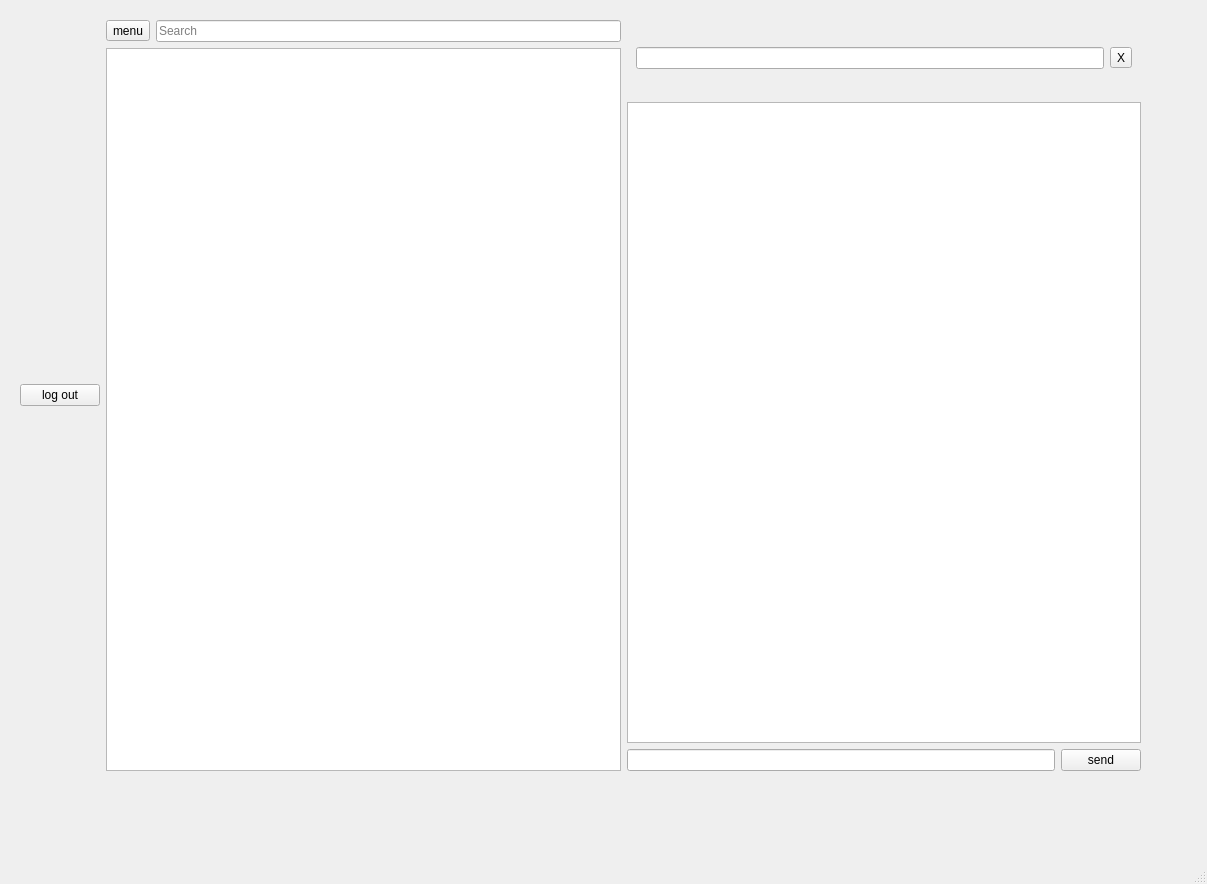
<?xml version="1.0" encoding="UTF-8"?>
<ui version="4.0">
 <class>MainWindow</class>
 <widget class="QMainWindow" name="MainWindow">
  <property name="geometry">
   <rect>
    <x>0</x>
    <y>0</y>
    <width>1207</width>
    <height>884</height>
   </rect>
  </property>
  <property name="windowTitle">
   <string>MainWindow</string>
  </property>
  <widget class="QWidget" name="centralwidget">
   <layout class="QVBoxLayout" name="verticalLayout_8">
    <item>
     <widget class="QStackedWidget" name="stackedWidget">
      <property name="sizePolicy">
       <sizepolicy hsizetype="Expanding" vsizetype="Expanding">
        <horstretch>0</horstretch>
        <verstretch>0</verstretch>
       </sizepolicy>
      </property>
      <property name="currentIndex">
       <number>2</number>
      </property>
      <widget class="QWidget" name="page_0">
       <widget class="QWidget" name="layoutWidget0">
        <property name="geometry">
         <rect>
          <x>11</x>
          <y>75</y>
          <width>481</width>
          <height>281</height>
         </rect>
        </property>
        <layout class="QVBoxLayout" name="verticalLayout_14">
         <item>
          <layout class="QHBoxLayout" name="horizontalLayout_12">
           <item>
            <layout class="QVBoxLayout" name="verticalLayout_11">
             <item>
              <widget class="QLabel" name="Login_username_text">
               <property name="text">
                <string>Username:</string>
               </property>
              </widget>
             </item>
             <item>
              <widget class="QLabel" name="Login_password_text">
               <property name="text">
                <string>Password:</string>
               </property>
              </widget>
             </item>
            </layout>
           </item>
           <item>
            <layout class="QVBoxLayout" name="verticalLayout_12">
             <item>
              <widget class="QLineEdit" name="loginUsernameEdit"/>
             </item>
             <item>
              <widget class="QLineEdit" name="loginPasswordEdit"/>
             </item>
            </layout>
           </item>
          </layout>
         </item>
         <item>
          <layout class="QHBoxLayout" name="horizontalLayout_13">
           <item>
            <widget class="QPushButton" name="loginButton">
             <property name="text">
              <string>Log in</string>
             </property>
            </widget>
           </item>
           <item>
            <widget class="QPushButton" name="goToRegisterButton">
             <property name="text">
              <string>Go to reg</string>
             </property>
            </widget>
           </item>
          </layout>
         </item>
        </layout>
       </widget>
      </widget>
      <widget class="QWidget" name="page_1">
       <widget class="QWidget" name="layoutWidget">
        <property name="geometry">
         <rect>
          <x>10</x>
          <y>11</y>
          <width>481</width>
          <height>361</height>
         </rect>
        </property>
        <layout class="QVBoxLayout" name="verticalLayout_13">
         <item>
          <layout class="QHBoxLayout" name="horizontalLayout">
           <item>
            <layout class="QVBoxLayout" name="verticalLayout">
             <item>
              <widget class="QLabel" name="label">
               <property name="text">
                <string>Displayname</string>
               </property>
              </widget>
             </item>
             <item>
              <widget class="QLabel" name="Register_username_text">
               <property name="text">
                <string>Username:</string>
               </property>
              </widget>
             </item>
             <item>
              <widget class="QLabel" name="Register_password_text">
               <property name="text">
                <string>Password</string>
               </property>
              </widget>
             </item>
            </layout>
           </item>
           <item>
            <layout class="QVBoxLayout" name="verticalLayout_2">
             <item>
              <widget class="QLineEdit" name="registerDisplayNameEdit"/>
             </item>
             <item>
              <widget class="QLineEdit" name="registerUsernameEdit"/>
             </item>
             <item>
              <widget class="QLineEdit" name="registerPasswordEdit"/>
             </item>
            </layout>
           </item>
          </layout>
         </item>
         <item>
          <layout class="QHBoxLayout" name="horizontalLayout_14">
           <item>
            <widget class="QPushButton" name="goToLoginButton">
             <property name="text">
              <string>Go to log in</string>
             </property>
            </widget>
           </item>
           <item>
            <widget class="QPushButton" name="registerButton">
             <property name="text">
              <string>Register</string>
             </property>
            </widget>
           </item>
          </layout>
         </item>
        </layout>
       </widget>
      </widget>
      <widget class="QWidget" name="page_2">
       <property name="styleSheet">
        <string notr="true"/>
       </property>
       <widget class="QWidget" name="">
        <property name="geometry">
         <rect>
          <x>11</x>
          <y>11</y>
          <width>1121</width>
          <height>751</height>
         </rect>
        </property>
        <layout class="QHBoxLayout" name="horizontalLayout_7">
         <property name="sizeConstraint">
          <enum>QLayout::SizeConstraint::SetMaximumSize</enum>
         </property>
         <item>
          <widget class="QPushButton" name="logOutButton">
           <property name="text">
            <string>log out</string>
           </property>
          </widget>
         </item>
         <item>
          <layout class="QVBoxLayout" name="verticalLayout_6">
           <item>
            <layout class="QHBoxLayout" name="horizontalLayout_3" stretch="0,1">
             <item>
              <widget class="QToolButton" name="menuButton">
               <property name="sizePolicy">
                <sizepolicy hsizetype="Minimum" vsizetype="Fixed">
                 <horstretch>0</horstretch>
                 <verstretch>0</verstretch>
                </sizepolicy>
               </property>
               <property name="text">
                <string>menu</string>
               </property>
              </widget>
             </item>
             <item>
              <widget class="QLineEdit" name="searchLineEdit">
               <property name="placeholderText">
                <string>Search</string>
               </property>
              </widget>
             </item>
            </layout>
           </item>
           <item>
            <widget class="QListWidget" name="userListWidget"/>
           </item>
          </layout>
         </item>
         <item>
          <layout class="QVBoxLayout" name="verticalLayout_3">
           <item>
            <widget class="QStackedWidget" name="headerStackedWidget">
             <property name="sizePolicy">
              <sizepolicy hsizetype="Preferred" vsizetype="Fixed">
               <horstretch>0</horstretch>
               <verstretch>0</verstretch>
              </sizepolicy>
             </property>
             <property name="maximumSize">
              <size>
               <width>16777215</width>
               <height>80</height>
              </size>
             </property>
             <property name="currentIndex">
              <number>1</number>
             </property>
             <widget class="QWidget" name="displayPage">
              <layout class="QVBoxLayout" name="verticalLayout_5">
               <item>
                <widget class="QWidget" name="chatHeaderWidget" native="true">
                 <property name="enabled">
                  <bool>true</bool>
                 </property>
                 <property name="sizePolicy">
                  <sizepolicy hsizetype="Preferred" vsizetype="Maximum">
                   <horstretch>0</horstretch>
                   <verstretch>0</verstretch>
                  </sizepolicy>
                 </property>
                 <layout class="QHBoxLayout" name="horizontalLayout_11">
                  <item>
                   <layout class="QVBoxLayout" name="verticalLayout_4">
                    <item>
                     <widget class="QLabel" name="chatPartnerNameLabel">
                      <property name="font">
                       <font>
                        <pointsize>12</pointsize>
                        <bold>true</bold>
                       </font>
                      </property>
                      <property name="text">
                       <string>TextLabel</string>
                      </property>
                     </widget>
                    </item>
                    <item>
                     <widget class="QLabel" name="chatPartnerStatusLabel">
                      <property name="font">
                       <font>
                        <pointsize>10</pointsize>
                       </font>
                      </property>
                      <property name="text">
                       <string>TextLabel</string>
                      </property>
                     </widget>
                    </item>
                   </layout>
                  </item>
                  <item>
                   <spacer name="horizontalSpacer">
                    <property name="orientation">
                     <enum>Qt::Orientation::Horizontal</enum>
                    </property>
                    <property name="sizeHint" stdset="0">
                     <size>
                      <width>40</width>
                      <height>20</height>
                     </size>
                    </property>
                   </spacer>
                  </item>
                  <item>
                   <layout class="QHBoxLayout" name="horizontalLayout_10">
                    <item>
                     <widget class="QToolButton" name="searchInChatButton">
                      <property name="text">
                       <string>srch</string>
                      </property>
                      <property name="autoRaise">
                       <bool>true</bool>
                      </property>
                     </widget>
                    </item>
                    <item>
                     <widget class="QToolButton" name="callButton">
                      <property name="text">
                       <string>ac</string>
                      </property>
                      <property name="autoRaise">
                       <bool>true</bool>
                      </property>
                     </widget>
                    </item>
                    <item>
                     <widget class="QToolButton" name="videoCallButton">
                      <property name="text">
                       <string>vc</string>
                      </property>
                      <property name="autoRaise">
                       <bool>true</bool>
                      </property>
                     </widget>
                    </item>
                    <item>
                     <widget class="QToolButton" name="moreOptionsButton">
                      <property name="text">
                       <string>...</string>
                      </property>
                      <property name="autoRaise">
                       <bool>true</bool>
                      </property>
                     </widget>
                    </item>
                   </layout>
                  </item>
                 </layout>
                </widget>
               </item>
              </layout>
             </widget>
             <widget class="QWidget" name="searchPage">
              <layout class="QVBoxLayout" name="verticalLayout_7">
               <item>
                <layout class="QHBoxLayout" name="horizontalLayout_4">
                 <item>
                  <widget class="QLineEdit" name="chatSearchLineEdit"/>
                 </item>
                 <item>
                  <widget class="QToolButton" name="closeSearchButton">
                   <property name="text">
                    <string>X</string>
                   </property>
                  </widget>
                 </item>
                </layout>
               </item>
              </layout>
             </widget>
            </widget>
           </item>
           <item>
            <widget class="QListWidget" name="chatHistoryWidget">
             <property name="contextMenuPolicy">
              <enum>Qt::ContextMenuPolicy::CustomContextMenu</enum>
             </property>
            </widget>
           </item>
           <item>
            <layout class="QHBoxLayout" name="horizontalLayout_2">
             <item>
              <widget class="QLineEdit" name="messageLineEdit"/>
             </item>
             <item>
              <widget class="QPushButton" name="sendButton">
               <property name="text">
                <string>send</string>
               </property>
              </widget>
             </item>
            </layout>
           </item>
          </layout>
         </item>
        </layout>
       </widget>
      </widget>
     </widget>
    </item>
   </layout>
  </widget>
  <widget class="QMenuBar" name="menubar">
   <property name="geometry">
    <rect>
     <x>0</x>
     <y>0</y>
     <width>1207</width>
     <height>25</height>
    </rect>
   </property>
  </widget>
  <widget class="QStatusBar" name="statusbar"/>
 </widget>
 <resources/>
 <connections/>
</ui>
